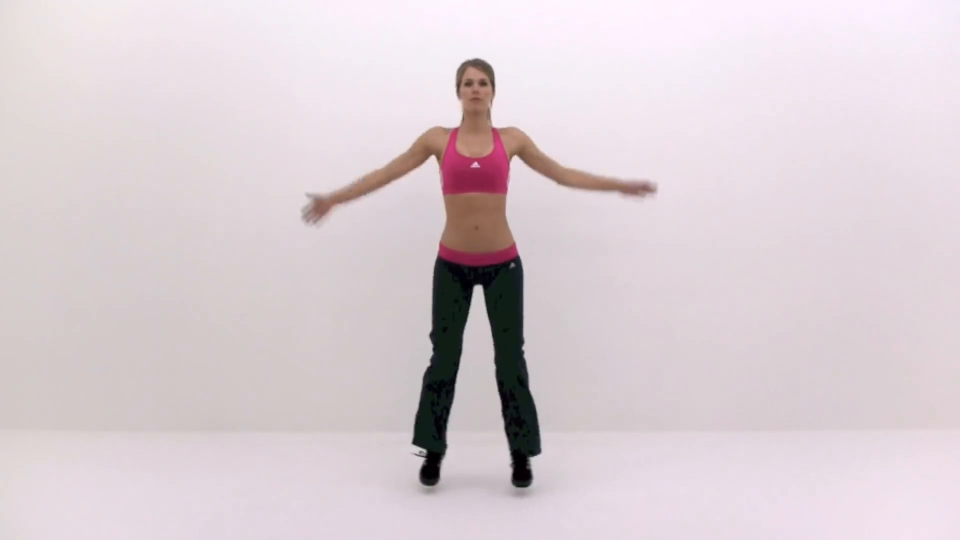
#> input picture frame 25 of main_project/vedaant/TestingVideoCrop/trimmedJJ.mp4, 1920 x 1080 px (shown at 1/2 size)
$ python videocrop.py
#> lines starting #> are read from the running program, lines starting #| are printed output that depends on the picture
import cv2
import os

curdir = os.getcwd()

file = os.path.join(curdir, 'main_project', 'vedaant', 'TestingVideoCrop', 'trimmedJJ.mp4')

cap = cv2.VideoCapture(file)


while True:
    ret, frame = cap.read()
#> frame is the input picture: shape (1080, 1920, 3); mean B, G, R 211.5, 206.6, 218.2

    if ret == True:
        # (height, width) = frame.shape[:2]
        # print(frame.shape)

        isolated = frame[100:1000, 300:1600]
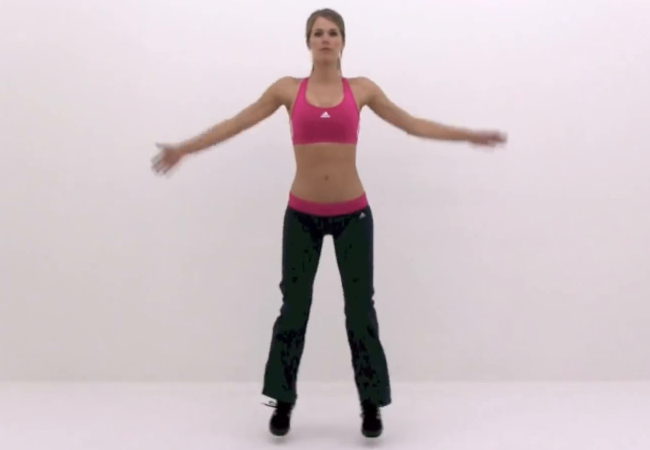
#> isolated: shape (900, 1300, 3) (shown at 1/2 size); mean B, G, R 200.8, 196.7, 208.9
        cv2.imshow('Video', isolated)

        if cv2.waitKey(1) == 27:
#> (key Esc is pressed here)
            exit(0)
#> (the program exits here)

$ run again, starting later in the video
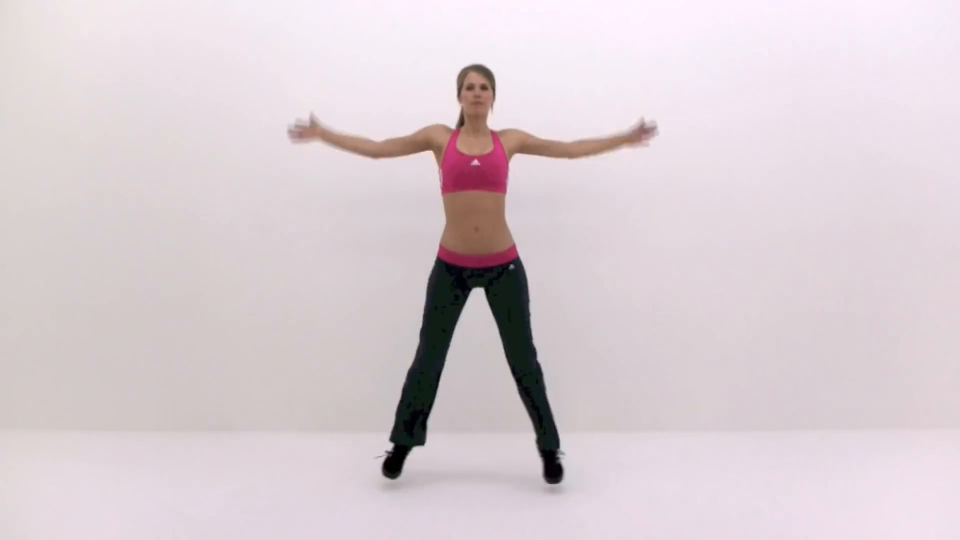
#> input picture frame 114 of main_project/vedaant/TestingVideoCrop/trimmedJJ.mp4, 1920 x 1080 px (shown at 1/2 size)
#> frame is the input picture: shape (1080, 1920, 3); mean B, G, R 211.2, 206.4, 218
#> `isolated = frame[100:1000, 300:1600]`:
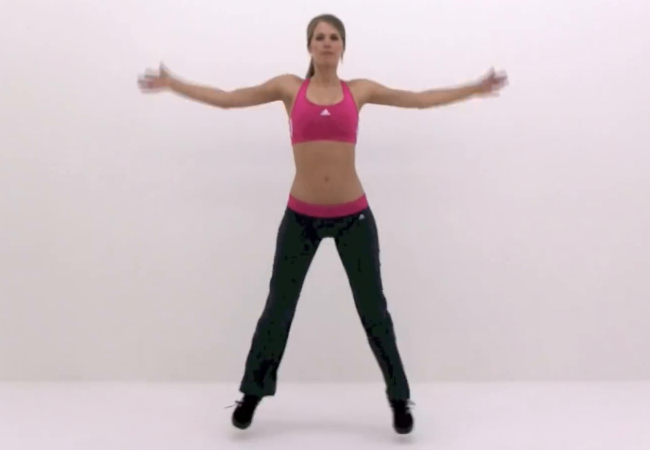
#> isolated: shape (900, 1300, 3) (shown at 1/2 size); mean B, G, R 200.7, 196.6, 208.8
